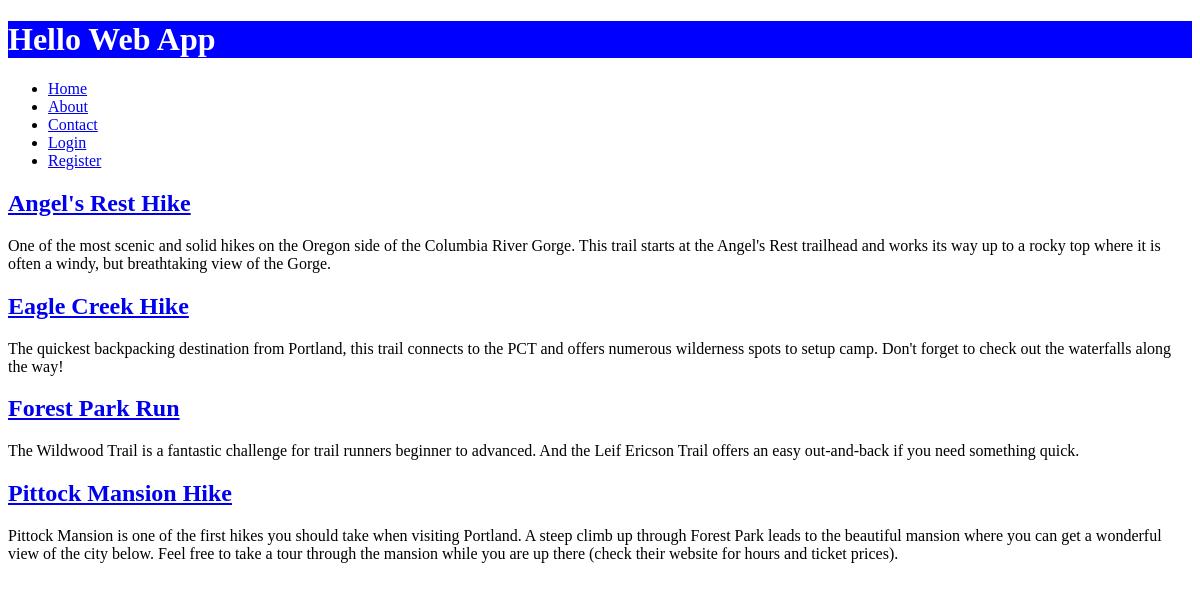
Before: / with the older database file.
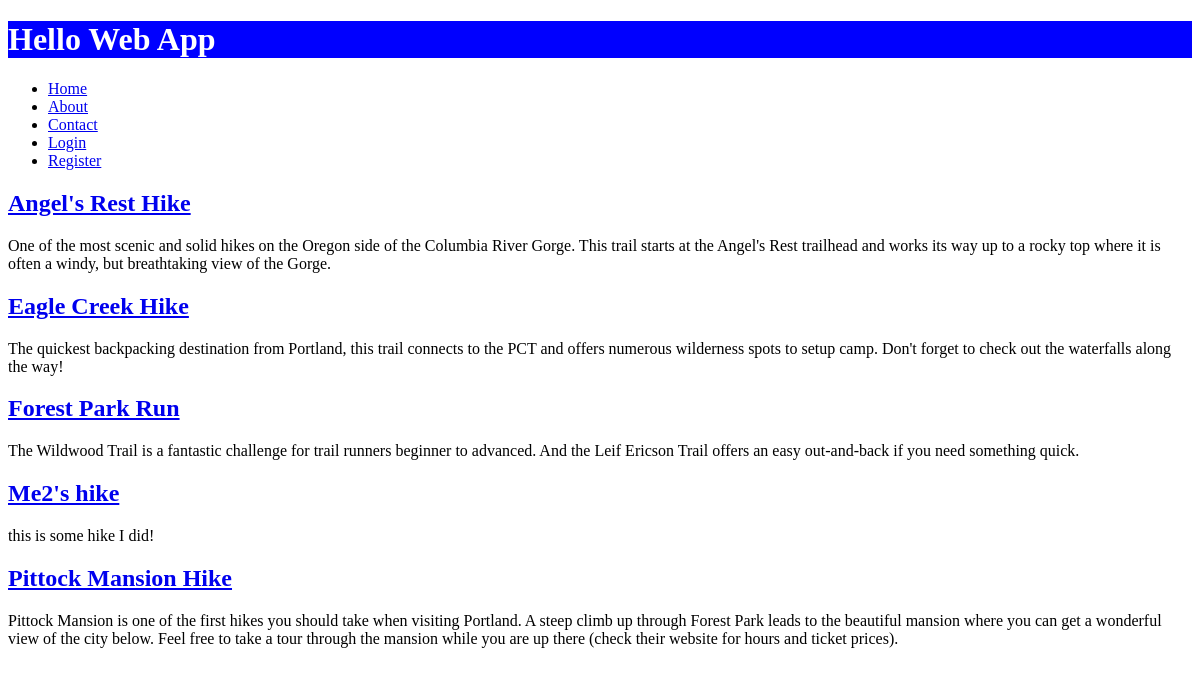
After: the same page with the newer database file.
### collection/models.py (models this page shows)
class Hike (models.Model):
    name = models.CharField(max_length=255)
    description = models.TextField()
    slug = models.SlugField(unique=True)
    user = models.OneToOneField(User, blank=True, null=True)

### collection/views.py (the view)
# urls.py: url(r'^$', 'collection.views.index',
def index(request):
    hikes = Hike.objects.all().order_by('name')
    return render(request, 'index.html', {'hikes': hikes}, )

### collection/templates/index.html (shortened to what this page needs)
{% extends 'layouts/base.html' %}
{% block content %}
    {% for hike in hikes %}
        <h2>
            <a href="{% url 'hike_detail' slug=hike.slug %}">
                {{ hike.name }}
            </a>
        </h2>
        <p>{{ hike.description }}</p>
    {% endfor %}
{% endblock %}

Changed rows visible on the page:
added Hike: name "Me2's hike", description "this is some hike I did!"
